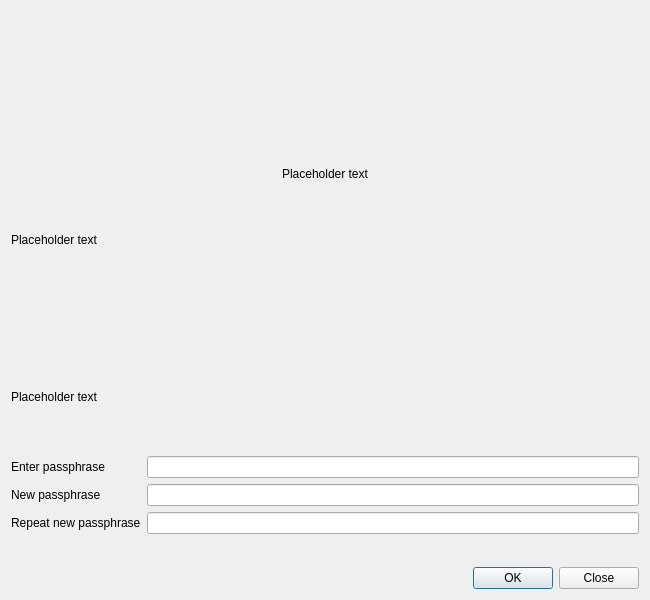
<?xml version="1.0" encoding="UTF-8"?>
<ui version="4.0">
 <class>SetPassphraseDialog</class>
 <widget class="QDialog" name="SetPassphraseDialog">
  <property name="geometry">
   <rect>
    <x>0</x>
    <y>0</y>
    <width>650</width>
    <height>600</height>
   </rect>
  </property>
  <property name="sizePolicy">
   <sizepolicy hsizetype="Minimum" vsizetype="Minimum">
    <horstretch>0</horstretch>
    <verstretch>0</verstretch>
   </sizepolicy>
  </property>
  <property name="minimumSize">
   <size>
    <width>650</width>
    <height>600</height>
   </size>
  </property>
  <property name="windowTitle">
   <string>Passphrase Dialog</string>
  </property>
  <layout class="QVBoxLayout" name="verticalLayout">
   <property name="sizeConstraint">
    <enum>QLayout::SetMinimumSize</enum>
   </property>
   <item>
    <widget class="QLabel" name="welcomeLogo">
     <property name="text">
      <string notr="true"/>
     </property>
     <property name="textFormat">
      <enum>Qt::RichText</enum>
     </property>
     <property name="pixmap">
      <pixmap>:/icons/devault</pixmap>
     </property>
     <property name="alignment">
      <set>Qt::AlignCenter</set>
     </property>
     <property name="wordWrap">
      <bool>true</bool>
     </property>
    </widget>
   </item>
   <item>
    <widget class="QLabel" name="welcomeTitle">
     <property name="text">
      <string notr="true">Placeholder text</string>
     </property>
     <property name="textFormat">
      <enum>Qt::RichText</enum>
     </property>
     <property name="alignment">
      <set>Qt::AlignCenter</set>
     </property>
     <property name="wordWrap">
      <bool>true</bool>
     </property>
    </widget>
   </item>
   <item>
    <widget class="QLabel" name="welcomeLabel">
     <property name="text">
      <string notr="true">Placeholder text</string>
     </property>
     <property name="textFormat">
      <enum>Qt::RichText</enum>
     </property>
     <property name="alignment">
      <set>Qt::AlignTop</set>
     </property>
     <property name="wordWrap">
      <bool>true</bool>
     </property>
    </widget>
   </item>
   <item>
    <widget class="QLabel" name="warningLabel">
     <property name="text">
      <string notr="true">Placeholder text</string>
     </property>
     <property name="textFormat">
      <enum>Qt::RichText</enum>
     </property>
     <property name="wordWrap">
      <bool>true</bool>
     </property>
    </widget>
   </item>
   <item>
    <layout class="QFormLayout" name="formLayout">
     <property name="sizeConstraint">
      <enum>QLayout::SetMinimumSize</enum>
     </property>
     <property name="fieldGrowthPolicy">
      <enum>QFormLayout::AllNonFixedFieldsGrow</enum>
     </property>
     <item row="0" column="0">
      <widget class="QLabel" name="passLabel1">
       <property name="text">
        <string>Enter passphrase</string>
       </property>
      </widget>
     </item>
     <item row="0" column="1">
      <widget class="QLineEdit" name="passEdit1">
       <property name="echoMode">
        <enum>QLineEdit::Password</enum>
       </property>
      </widget>
     </item>
     <item row="1" column="0">
      <widget class="QLabel" name="passLabel2">
       <property name="text">
        <string>New passphrase</string>
       </property>
      </widget>
     </item>
     <item row="1" column="1">
      <widget class="QLineEdit" name="passEdit2">
       <property name="echoMode">
        <enum>QLineEdit::Password</enum>
       </property>
      </widget>
     </item>
     <item row="2" column="0">
      <widget class="QLabel" name="passLabel3">
       <property name="text">
        <string>Repeat new passphrase</string>
       </property>
      </widget>
     </item>
     <item row="2" column="1">
      <widget class="QLineEdit" name="passEdit3">
       <property name="echoMode">
        <enum>QLineEdit::Password</enum>
       </property>
      </widget>
     </item>
     <item row="3" column="1">
      <widget class="QLabel" name="capsLabel">
       <property name="font">
        <font>
         <weight>75</weight>
         <bold>true</bold>
        </font>
       </property>
       <property name="text">
        <string/>
       </property>
       <property name="alignment">
        <set>Qt::AlignCenter</set>
       </property>
      </widget>
     </item>
    </layout>
   </item>
   <item>
    <widget class="QDialogButtonBox" name="buttonBox">
     <property name="orientation">
      <enum>Qt::Horizontal</enum>
     </property>
     <property name="standardButtons">
      <set>QDialogButtonBox::Close|QDialogButtonBox::Ok</set>
     </property>
    </widget>
   </item>
  </layout>
 </widget>
 <resources/>
 <connections>
  <connection>
   <sender>buttonBox</sender>
   <signal>accepted()</signal>
   <receiver>SetPassphraseDialog</receiver>
   <slot>accept()</slot>
   <hints>
    <hint type="sourcelabel">
     <x>20</x>
     <y>20</y>
    </hint>
    <hint type="destinationlabel">
     <x>20</x>
     <y>20</y>
    </hint>
   </hints>
  </connection>
  <connection>
   <sender>buttonBox</sender>
   <signal>rejected()</signal>
   <receiver>SetPassphraseDialog</receiver>
   <slot>reject()</slot>
   <hints>
    <hint type="sourcelabel">
     <x>20</x>
     <y>20</y>
    </hint>
    <hint type="destinationlabel">
     <x>20</x>
     <y>20</y>
    </hint>
   </hints>
  </connection>
 </connections>
</ui>
